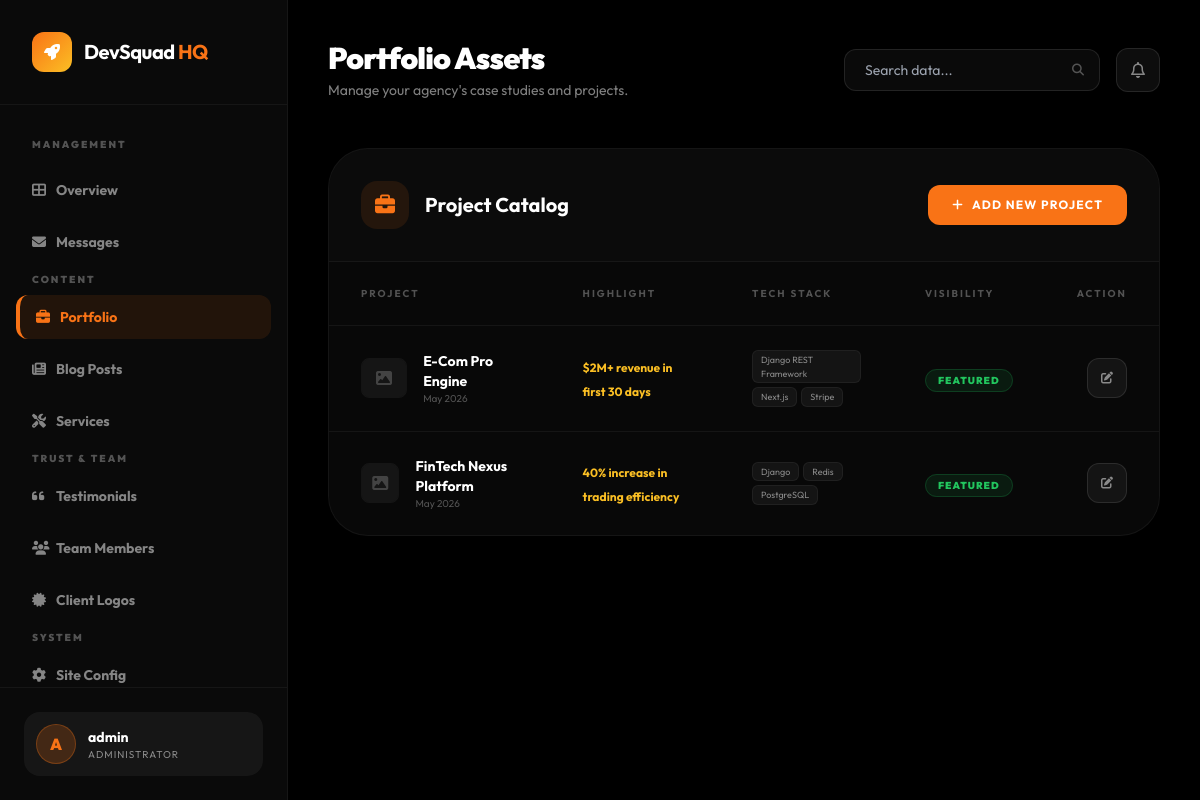
The app's page /management/projects/ (signed in) with its own data.
### devsqaud/models.py (models this page shows, shortened)
class Project(models.Model):
    title = models.CharField(max_length=200)
    slug = models.SlugField(max_length=200, unique=True, blank=True)
    image = models.ImageField(upload_to='projects/', blank=True, null=True)
    short_description = models.CharField(max_length=300)
    full_description = models.TextField()
    result_highlight = models.CharField(
        max_length=300,
        help_text="e.g. '3x revenue increase'"
    )
    tech_stack = models.CharField(
        max_length=500,
        help_text="Comma-separated technologies"
    )
    is_featured = models.BooleanField(default=False, help_text="Show on home page")
    created_at = models.DateTimeField(auto_now_add=True)
    class Meta:
        ordering = ['-created_at']
    def get_tech_list(self):
        return [t.strip() for t in self.tech_stack.split(',') if t.strip()]

### devsqaud/views_dashboard.py (the view)
# urls.py: path('management/projects/', views_dashboard.dashboard_projects, name='dashboard_projects'),
@staff_member_required
def dashboard_projects(request):
    projects = Project.objects.all()
    context = {
        'projects': projects,
        'active_page': 'projects',
    }
    return render(request, 'dashboard/projects_list.html', context)

### devsqaud/context_processors.py (called while the page is built)
def site_config_context(request):
    return {
        'site': SiteConfig.load(),
    }

### devsqaud/models.py (called while the page is built)
    @classmethod
    def load(cls):
        obj, _ = cls.objects.get_or_create(pk=1)
        return obj

### templates/dashboard/projects_list.html (shortened to what this page needs)
{% extends 'dashboard/base.html' %}
{% block header_title %}Portfolio Assets{% endblock %}
{% block header_subtitle %}Manage your agency's case studies and projects.{% endblock %}
{% block dashboard_content %}
<div class="glass-card rounded-[40px] border-white/5 overflow-hidden">
    <div class="p-8 border-b border-white/5 flex items-center justify-between bg-white/[0.01]">
        <div class="flex items-center space-x-4">
            <div class="w-12 h-12 rounded-2xl bg-sunset-orange/10 flex items-center justify-center">
                <i class="fas fa-briefcase text-sunset-orange text-xl"></i>
            </div>
            <h3 class="text-xl font-bold">Project Catalog</h3>
        </div>
        <a href="{% url 'content_add' 'project' %}" class="px-6 py-3 bg-sunset-orange text-white text-xs font-bold uppercase tracking-widest rounded-xl hover:shadow-[0_0_30px_rgba(249,115,22,0.4)] transition-all flex items-center space-x-2">
            <i class="fas fa-plus"></i>
            <span>Add New Project</span>
        </a>
    </div>
    <div class="overflow-x-auto">
        <table class="w-full text-left">
            <thead>
                <tr class="text-[10px] font-black uppercase tracking-[0.2em] text-white/30 border-b border-white/5">
                    <th class="px-8 py-6">Project</th>
                    <th class="px-8 py-6">Highlight</th>
                    <th class="px-8 py-6">Tech Stack</th>
                    <th class="px-8 py-6">Visibility</th>
                    <th class="px-8 py-6 text-right">Action</th>
                </tr>
            </thead>
            <tbody class="divide-y divide-white/5">
                {% for project in projects %}
                <tr class="group hover:bg-white/[0.02] transition-all">
                    <td class="px-8 py-6">
                        <div class="flex items-center space-x-4">
                            <div class="w-14 h-10 rounded-lg overflow-hidden border border-white/5">
                                {% if project.image %}
                                <img src="{{ project.image.url }}" class="w-full h-full object-cover">
                                {% else %}
                                <div class="w-full h-full bg-white/5 flex items-center justify-center"><i class="fas fa-image text-white/20"></i></div>
                                {% endif %}
                            </div>
                            <div>
                                <p class="text-sm font-bold">{{ project.title }}</p>
                                <p class="text-[10px] text-white/30">{{ project.created_at|date:"M Y" }}</p>
                            </div>
                        </div>
                    </td>
                    <td class="px-8 py-6">
                        <span class="text-xs font-bold text-sunset-amber">{{ project.result_highlight }}</span>
                    </td>
                    <td class="px-8 py-6">
                        <div class="flex flex-wrap gap-1">
                            {% for tech in project.get_tech_list|slice:":3" %}
                            <span class="text-[9px] px-2 py-0.5 bg-white/5 rounded-md border border-white/5 text-white/50">{{ tech }}</span>
                            {% endfor %}
                        </div>
                    </td>
                    <td class="px-8 py-6">
                        {% if project.is_featured %}
                        <span class="px-3 py-1 bg-green-500/10 border border-green-500/20 text-green-500 text-[10px] font-black uppercase tracking-widest rounded-full">Featured</span>
                        {% else %}
                        <span class="px-3 py-1 bg-white/5 border border-white/10 text-white/30 text-[10px] font-black uppercase tracking-widest rounded-full">Standard</span>
                        {% endif %}
                    </td>
                    <td class="px-8 py-6 text-right">
                        <a href="{% url 'content_edit' 'project' project.pk %}" class="inline-flex w-10 h-10 rounded-xl bg-white/5 border border-white/10 items-center justify-center text-white/50 hover:bg-sunset-orange hover:text-white transition-all">
                            <i class="fas fa-edit text-xs"></i>
                        </a>
                    </td>
                </tr>
                {% endfor %}
            </tbody>
        </table>
    </div>
</div>
{% endblock %}

### templates/dashboard/base.html (shortened to what this page needs)
<!DOCTYPE html>
<html lang="en">
<head>
    <script src="https://cdn.tailwindcss.com"></script>
    <link rel="stylesheet" href="https://cdnjs.cloudflare.com/ajax/libs/font-awesome/6.4.0/css/all.min.css">
</head>
<body class="bg-black-pure min-h-screen flex">
    <aside class="w-72 bg-black-soft border-r border-white/5 flex flex-col fixed inset-y-0 z-50">
        <div class="p-8 border-b border-white/5">
            <a href="{% url 'home' %}" class="flex items-center space-x-3">
                <div class="w-10 h-10 bg-gradient-to-br from-sunset-orange to-sunset-amber rounded-xl flex items-center justify-center">
                    <i class="fas fa-rocket text-white"></i>
                </div>
                <span class="text-xl font-bold tracking-tight">DevSquad <span class="text-sunset-orange">HQ</span></span>
            </a>
        </div>
        <nav class="flex-1 px-4 py-8 space-y-2 overflow-y-auto">
            <p class="px-4 text-[10px] font-black uppercase tracking-[0.2em] text-white/30 mb-4">Management</p>
            <a href="{% url 'dashboard_home' %}" class="sidebar-link group flex items-center px-4 py-3 text-sm font-bold rounded-xl transition-all duration-300 {% if active_page == 'overview' %}active{% else %}text-white/50 hover:bg-white/5 hover:text-white{% endif %}">
                <i class="fas fa-th-large w-6 group-hover:text-sunset-orange"></i>
                <span>Overview</span>
            </a>
            <a href="{% url 'dashboard_messages' %}" class="sidebar-link group flex items-center px-4 py-3 text-sm font-bold rounded-xl transition-all duration-300 {% if active_page == 'messages' %}active{% else %}text-white/50 hover:bg-white/5 hover:text-white{% endif %}">
                <i class="fas fa-envelope w-6 group-hover:text-sunset-orange"></i>
                <span>Messages</span>
            </a>
            <p class="px-4 text-[10px] font-black uppercase tracking-[0.2em] text-white/30 mt-8 mb-4">Content</p>
            <a href="{% url 'dashboard_projects' %}" class="sidebar-link group flex items-center px-4 py-3 text-sm font-bold rounded-xl transition-all duration-300 {% if active_page == 'projects' %}active{% else %}text-white/50 hover:bg-white/5 hover:text-white{% endif %}">
                <i class="fas fa-briefcase w-6 group-hover:text-sunset-orange"></i>
                <span>Portfolio</span>
            </a>
            <a href="{% url 'dashboard_blog' %}" class="sidebar-link group flex items-center px-4 py-3 text-sm font-bold rounded-xl transition-all duration-300 {% if active_page == 'blog' %}active{% else %}text-white/50 hover:bg-white/5 hover:text-white{% endif %}">
                <i class="fas fa-newspaper w-6 group-hover:text-sunset-orange"></i>
                <span>Blog Posts</span>
            </a>
            <a href="{% url 'dashboard_services' %}" class="sidebar-link group flex items-center px-4 py-3 text-sm font-bold rounded-xl transition-all duration-300 {% if active_page == 'services' %}active{% else %}text-white/50 hover:bg-white/5 hover:text-white{% endif %}">
                <i class="fas fa-tools w-6 group-hover:text-sunset-orange"></i>
                <span>Services</span>
            </a>
            <p class="px-4 text-[10px] font-black uppercase tracking-[0.2em] text-white/30 mt-8 mb-4">Trust & Team</p>
            <a href="{% url 'dashboard_testimonials' %}" class="sidebar-link group flex items-center px-4 py-3 text-sm font-bold rounded-xl transition-all duration-300 {% if active_page == 'testimonials' %}active{% else %}text-white/50 hover:bg-white/5 hover:text-white{% endif %}">
                <i class="fas fa-quote-left w-6 group-hover:text-sunset-orange"></i>
                <span>Testimonials</span>
            </a>
            <a href="{% url 'dashboard_team' %}" class="sidebar-link group flex items-center px-4 py-3 text-sm font-bold rounded-xl transition-all duration-300 {% if active_page == 'team' %}active{% else %}text-white/50 hover:bg-white/5 hover:text-white{% endif %}">
                <i class="fas fa-users w-6 group-hover:text-sunset-orange"></i>
                <span>Team Members</span>
            </a>
            <a href="{% url 'dashboard_logos' %}" class="sidebar-link group flex items-center px-4 py-3 text-sm font-bold rounded-xl transition-all duration-300 {% if active_page == 'logos' %}active{% else %}text-white/50 hover:bg-white/5 hover:text-white{% endif %}">
                <i class="fas fa-certificate w-6 group-hover:text-sunset-orange"></i>
                <span>Client Logos</span>
            </a>
            <p class="px-4 text-[10px] font-black uppercase tracking-[0.2em] text-white/30 mt-8 mb-4">System</p>
            <a href="{% url 'dashboard_settings' %}" class="sidebar-link group flex items-center px-4 py-3 text-sm font-bold rounded-xl transition-all duration-300 {% if active_page == 'settings' %}active{% else %}text-white/50 hover:bg-white/5 hover:text-white{% endif %}">
                <i class="fas fa-cog w-6 group-hover:text-sunset-orange"></i>
                <span>Site Config</span>
            </a>
        </nav>
        <div class="p-6 border-t border-white/5">
            <div class="flex items-center space-x-3 p-3 bg-white/5 rounded-2xl">
                <div class="w-10 h-10 rounded-full bg-sunset-orange/20 border border-sunset-orange/30 flex items-center justify-center">
                    <span class="font-black text-sunset-orange">{{ request.user.username|first|upper }}</span>
                </div>
                <div class="flex-1 min-w-0">
                    <p class="text-sm font-bold truncate">{{ request.user.username }}</p>
                    <p class="text-[10px] text-white/50 uppercase tracking-widest">Administrator</p>
                </div>
            </div>
        </div>
    </aside>
    <main class="flex-1 ml-72 p-10">
        <div class="flex items-center justify-between mb-12">
            <div>
                <h1 class="text-3xl font-black tracking-tight">{% block header_title %}Overview{% endblock %}</h1>
                <p class="text-white/50 text-sm mt-1">{% block header_subtitle %}Welcome back, Commander.{% endblock %}</p>
            </div>
            <div class="flex items-center space-x-4">
                <div class="relative">
                    <input type="text" placeholder="Search data..." class="bg-black-soft border border-white/10 rounded-xl px-5 py-2.5 text-sm focus:outline-none focus:border-sunset-orange/50 transition-all w-64">
                    <i class="fas fa-search absolute right-4 top-1/2 -translate-y-1/2 text-white/30 text-xs"></i>
                </div>
                <button class="w-11 h-11 rounded-xl bg-white/5 border border-white/10 flex items-center justify-center hover:bg-white/10 transition-all">
                    <i class="far fa-bell text-white/50"></i>
                </button>
            </div>
        </div>
        {% block dashboard_content %}{% endblock %}
    </main>
</body>
</html>

### templates/dashboard/base.html (style rules this page uses)
body { font-family: 'Outfit', sans-serif; background-color: #000000; color: #ffffff; }
.glass-card { background: rgba(255, 255, 255, 0.03); backdrop-filter: blur(10px); border: 1px solid rgba(255, 255, 255, 0.05); }
.sidebar-link.active { background: rgba(249, 115, 22, 0.1); border-left: 4px solid #f97316; color: #f97316; }

### records on screen
Project: title "E-Com Pro Engine", created_at "May 2026", result_highlight "$2M+ revenue in first 30 days", get_tech_list "Django REST Framework" "Next.js" "Stripe", is_featured "FEATURED"
Project: title "FinTech Nexus Platform", created_at "May 2026", result_highlight "40% increase in trading efficiency", get_tech_list "Django" "Redis" "PostgreSQL", is_featured "FEATURED"

### other values on screen
{{ request.user.username|first|upper }} "A"
{{ request.user.username }} "admin"
